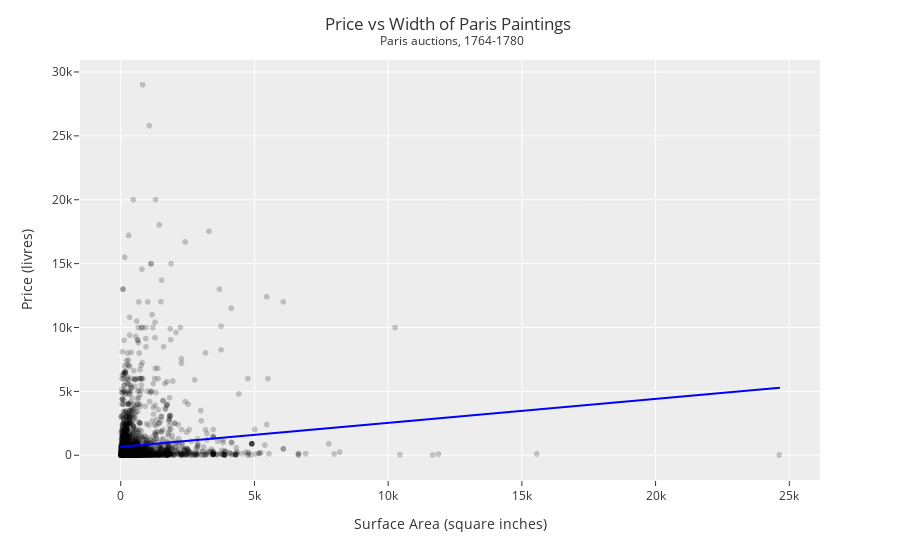

This figure's notebook cell:
### Markdown cell above
Step 5: Graph

### Code cell
fig = px.scatter(pr_sr_df,
                 x='Surface',
                 y="price",
                 color_discrete_sequence=['black'],
                 opacity=0.2)

fig.update_layout(template="ggplot2",
                  title='Price vs Width of Paris Paintings <br><sup> Paris auctions, 1764-1780</sup>',
                  title_x=0.5,
                  xaxis_title="Surface Area (square inches)",
                  yaxis_title="Price (livres)")

# Add the line our model would predict
DF_model = pd.DataFrame()
DF_model['x'] = pr_sr_df['Surface']
DF_model['y'] = pr_sr_lr.coef_*DF_model['x']+pr_sr_lr.intercept_
DF_model = DF_model.sort_values('x')

fig.add_trace(
    px.line(DF_model, x='x', y='y',color_discrete_sequence=['blue']).data[0]
)

fig.show()

### Figure 1 — Plotly figure (JSON) as saved in the notebook; plotly's stock layout.template omitted (floating-point values rounded to 4 significant figures; data arrays with more than 128 entries replaced by an {"elided": "..."} marker saying what was removed)
{"data": [{"hovertemplate": "Surface=%{x}<br>price=%{y}<extra></extra>", "legendgroup": "", "marker": {"color": "black", "opacity": 0.2, "symbol": "circle"}, "mode": "markers", "name": "", "showlegend": false, "type": "scattergl", "x": {"elided": "3217 float values"}, "xaxis": "x", "y": {"elided": "3217 float values"}, "yaxis": "y"}, {"hovertemplate": "x=%{x}<br>y=%{y}<extra></extra>", "legendgroup": "", "line": {"color": "blue", "dash": "solid"}, "marker": {"symbol": "circle"}, "mode": "lines", "name": "", "showlegend": false, "type": "scattergl", "x": {"elided": "3217 float values"}, "xaxis": "x", "y": {"elided": "3217 float values"}, "yaxis": "y"}], "layout": {"autosize": true, "legend": {"tracegroupgap": 0}, "margin": {"t": 60}, "title": {"text": "Price vs Width of Paris Paintings <br><sup> Paris auctions, 1764-1780</sup>", "x": 0.5}, "xaxis": {"anchor": "y", "autorange": true, "domain": [0, 1], "range": [-1550.0, 26170.0], "title": {"text": "Surface Area (square inches)"}, "type": "linear"}, "yaxis": {"anchor": "x", "autorange": true, "domain": [0, 1], "range": [-2244.0, 31250.0], "title": {"text": "Price (livres)"}, "type": "linear"}}}
